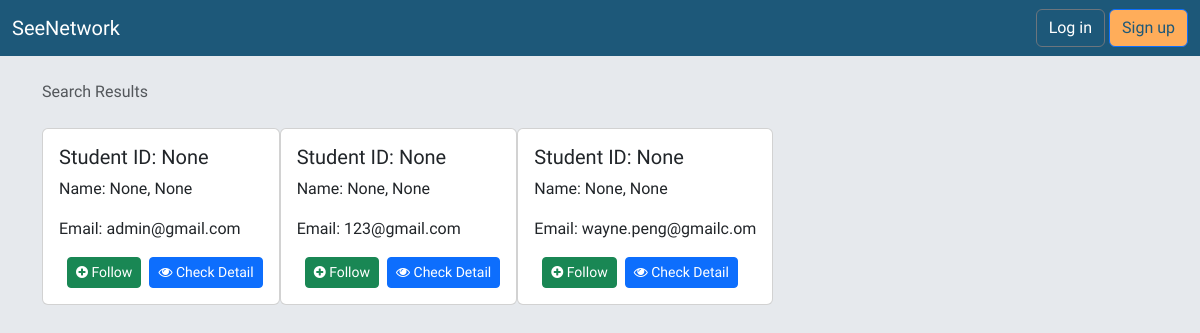
The app's page /search/, older data.
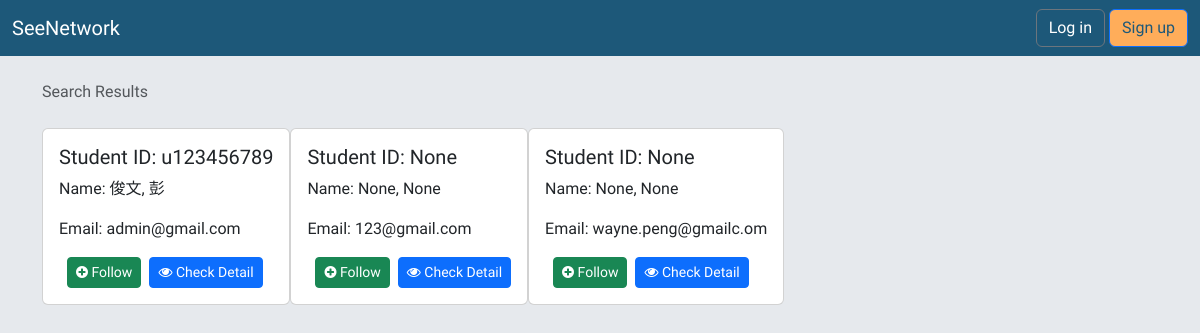
The same page, newer data.
### accounts/models.py (models this page shows, shortened)
class CustomUser(AbstractUser):
    student_id = models.CharField(max_length=10, unique=True, blank=True, null=True)
    first_name = models.CharField(max_length=30, blank=True, null=True)
    last_name = models.CharField(max_length=30, blank=True, null=True)
    nick_name = models.CharField(max_length=30, blank=True, null=True)
    gender = models.CharField(max_length=1, default='n', choices=Gender.choices)
    department = models.CharField(max_length=10, blank=True, null=True, choices=Department.choices)
    slug = models.SlugField(max_length=25, verbose_name='User Slug', unique=True)
    class Meta:
        verbose_name = 'User'
        verbose_name_plural = 'Users'

### network/views.py (the view)
# urls.py: path('search/', views.search_users, name='search_users'),
def search_users(request):
    query = request.GET.get('q', '')
    user=request.user
    results = User.objects.filter(Q(username__icontains=query) | Q(first_name__icontains=query) | Q(last_name__icontains=query) | Q(nick_name__icontains=query) | Q(email__icontains=query) | Q(student_id__icontains=query)).exclude(id=user.id)
    request_has_sent = list()
    friends = list()
    for result in results:
        if FriendRequest.objects.filter(sender=user.id, receiver=result.id, status="pending").first():
            request_has_sent.append(result)
        if Relationship.objects.filter(user=user.id, friend=result.id).first():
            friends.append(result)
    return render(
            request,
            'search_results.html',
            {
                'results': results,
                'query': query,
                'request_has_sent': request_has_sent,
                'friends': friends,
                })

### templates/search_results.html (shortened to what this page needs)
{% extends 'base.html' %}
{% block breadcrumb %}
  <li class="breadcrumb-item active">Search Results</li>
{% endblock %}
{% block content %}
  {% if results %}
    <div class="card-group">
      {% for user in results %}
        <form id="search-result-{{user.id}}" method="post" action="{% url 'send_friend_request' user.id%}">
          {% include 'includes/choice_relation.html' %}
        </form>
      {% endfor %}
    </div>
  {% endif %}
{% endblock %}

### templates/includes/choice_relation.html
<div class="card mb-3">
    <div class="card-body">
        <h5 class="card-title">Student ID: {{ user.student_id }}</h5>
        <p class="card-text">Name: {{ user.first_name }}, {{ user.last_name }}</p>
        <p class="card-text">Email: {{ user.email }}</p>
        <div id="friend-request" class="d-flex align-items-center">
            <button id="friend-request-button-{{user.id}}" type="button" onclick="friendRequest({{user.id}})" class="btn btn-success btn-sm ms-2">
                <i id="friend-request-icon-{{user.id}}" class="fa fa-plus-circle"></i><span id="friend-request-text-{{user.id}}"> {% if user in request_has_sent %} Unfollow {% else %} Follow {% endif %}</span>
            </button>
            <a href="{% url 'profile_view' user.slug  %}" class="btn btn-primary btn-sm ms-2" role="button">
                <i class="fa fa-eye"></i> Check Detail
            </a>
        </div>
    </div>
</div>

Row changes from the older to the newer data that the page shows:
changed CustomUser "admin@gmail.com": student_id "None" → "u123456789"; first_name "None" → "俊文"; last_name "None" → "彭"
